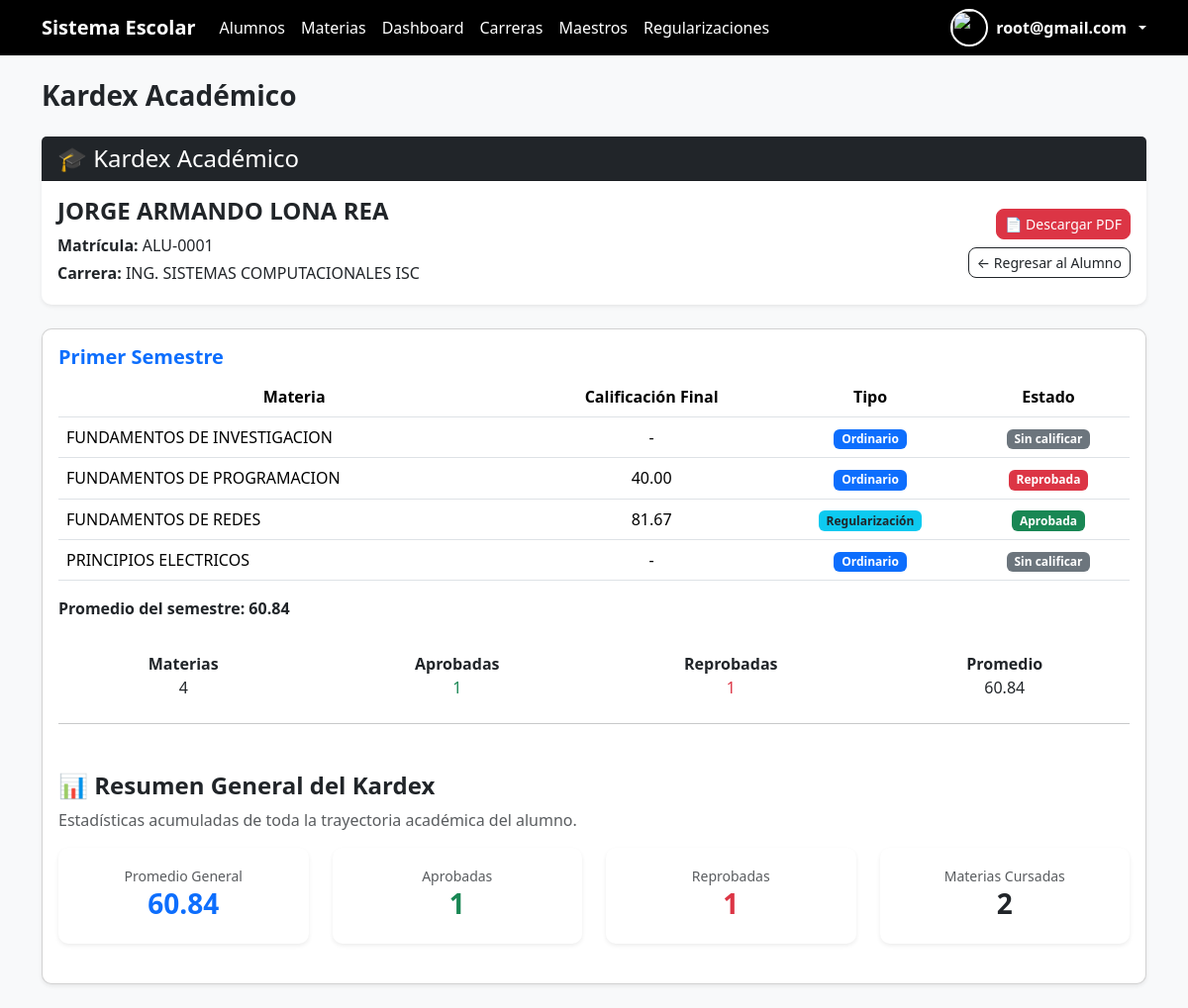
The page /alumnos/kardex/24/ (signed in) on the database its author committed.
### alumnos/models.py (models this page shows, shortened)
class Alumno(models.Model):
    user = models.OneToOneField(User, on_delete=models.CASCADE, null=True, blank=True)
    nombre = models.CharField(max_length=100)
    correo = models.EmailField()
    carrera = models.ForeignKey(Carrera, on_delete=models.CASCADE)
    materias = models.ManyToManyField(Materia, blank=True)
    matricula = models.CharField(
        max_length=20,
        unique=True,
        blank=True,
        null=True
    )
    foto = models.ImageField(
    upload_to='alumnos/',
    null=True,
    blank=True
    )

class Carrera(models.Model):
    nombre = models.CharField(max_length=100)
    def __str__(self):
        return self.nombre

class Materia(models.Model):
    nombre = models.CharField(max_length=100)
    clave = models.CharField(max_length=20)
    carreras = models.ManyToManyField(Carrera)
    maestro = models.ForeignKey(Maestro, on_delete=models.CASCADE, null=True, blank=True)
    DIA_CHOICES = [
    ('Lunes', 'Lunes'),
    ('Martes', 'Martes'),
    ('Miercoles', 'Miércoles'),
    ('Jueves', 'Jueves'),
    ('Viernes', 'Viernes'),
    ]
    dia = models.CharField(max_length=10, choices=DIA_CHOICES, null=True, blank=True)
    hora_inicio = models.TimeField(null=True, blank=True)
    hora_fin = models.TimeField(null=True, blank=True)
    SEMESTRE_CHOICES = [
        (1, '1° Semestre'),
        (2, '2° Semestre'),
        (3, '3° Semestre'),
        (4, '4° Semestre'),
        (5, '5° Semestre'),
        (6, '6° Semestre'),
        (7, '7° Semestre'),
        (8, '8° Semestre'),
    ]
    semestre = models.IntegerField(choices=SEMESTRE_CHOICES, default=1)

### alumnos/views.py (the view)
# urls.py: path('kardex/<int:id>/', views.kardex_alumno, name='kardex_alumno'),
@login_required
def kardex_alumno(request, id):
    alumno = Alumno.objects.get(id=id)
    if hasattr(request.user, 'alumno') and request.user.alumno.id != alumno.id:
        return redirect('lista_alumnos')
    datos_kardex = obtener_kardex(alumno)
    return render(
        request,
        'alumnos/kardex.html',
        {
            'alumno': alumno,
            **datos_kardex
        }
    )

### alumnos/context_processors.py (called while the page is built)
def roles_usuario(request):
    user = request.user
    if user.is_authenticated:
        return {
            'es_admin': user.is_superuser or user.groups.filter(name='admin').exists(),
            'es_maestro': user.groups.filter(name='maestro').exists(),
            'es_alumno': user.groups.filter(name='alumno').exists(),
        }
    return {}

### alumnos/models.py (called while the page is built)
    def calificacion_final(self):
        if self.calificacion < 70 and self.regularizacion is not None:
            return self.regularizacion
        return self.calificacion

### alumnos/templates/alumnos/kardex.html
{% extends 'base.html' %}
{% block content %}
<h3 class="fw-semibold mb-4">Kardex Académico</h3>
<div class="card shadow-sm border-0 mb-4">
    <div class="card-header bg-dark text-white">
        <h4 class="mb-0">🎓 Kardex Académico</h4>
    </div>
    <div class="card-body">
        <div class="row align-items-center">
            <div class="col-md-8">
                <h4 class="fw-bold mb-2">{{ alumno.nombre }}</h4>
                <p class="mb-1">
                    <strong>Matrícula:</strong> {{ alumno.matricula }}
                </p>
                <p class="mb-1">
                    <strong>Carrera:</strong> {{ alumno.carrera }}
                </p>
            </div>
            <div class="col-md-4 text-md-end">
                 <a href="{% url 'generar_kardex_pdf' alumno.id %}"
                    class="btn btn-danger btn-sm mb-2">
                     📄 Descargar PDF
                 </a>
                 <br>
                 <a href="{% url 'detalle_alumno' alumno.id %}"
                    class="btn btn-outline-dark btn-sm">
                     ← Regresar al Alumno
                 </a>
            </div>
        </div>
    </div>
</div>
{% for semestre, datos in kardex.items %}
<div class="card p-3 mb-4 shadow-sm">
    <h5 class="fw-bold text-primary">
       {{ datos.nombre }}
    </h5>
    <table class="table table-hover text-center align-middle">
        <thead>
            <tr>
                <th>Materia</th>
                <th>Calificación Final</th>
                <th>Tipo</th>
                <th>Estado</th>
            </tr>
        </thead>
        <tbody>
            {% for materia in datos.materias %}
            <tr>
                <td class="text-start">{{ materia.nombre }}</td>
                <td>
                    {% if materia.final %}
                        {{ materia.final }}
                    {% else %}
                        -
                    {% endif %}
                </td>
                <td>
                    {% if materia.tipo == 'Regularización' %}
                        <span class="badge bg-info text-dark">Regularización</span>
                    {% else %}
                        <span class="badge bg-primary">Ordinario</span>
                    {% endif %}
                </td>
                <td>
                    {% if materia.estado == 'Aprobada' %}
                        <span class="badge bg-success">Aprobada</span>
                    {% elif materia.estado == 'Reprobada' %}
                        <span class="badge bg-danger">Reprobada</span>
                    {% else %}
                        <span class="badge bg-secondary">Sin calificar</span>
                    {% endif %}
                </td>
            </tr>
            {% endfor %}
        </tbody>
    </table>
    <p class="fw-semibold">
        Promedio del semestre:
        {% if datos.promedio %}
            {{ datos.promedio }}
        {% else %}
            -
        {% endif %}
    </p>
    <div class="row mt-3 text-center">
        <div class="col">
            <strong>Materias</strong><br>
            {{ datos.cursadas }}
        </div>
        <div class="col">
            <strong>Aprobadas</strong><br>
            <span class="text-success">
                {{ datos.aprobadas }}
            </span>
        </div>
        <div class="col">
            <strong>Reprobadas</strong><br>
            <span class="text-danger">
                {{ datos.reprobadas }}
            </span>
        </div>
        <div class="col">
            <strong>Promedio</strong><br>
            {{ datos.promedio|default:"-" }}
        </div>
    </div>
<hr class="my-4">
{% empty %}
<div class="alert alert-warning">
    Este alumno no tiene materias inscritas.
</div>
{% endfor %}
<div class="mt-4 mb-3">
    <h4 class="fw-bold">
        📊 Resumen General del Kardex
    </h4>
    <p class="text-muted mb-0">
        Estadísticas acumuladas de toda la trayectoria académica del alumno.
    </p>
</div>
<div class="row mb-4">
    <div class="col-md-3">
        <div class="card text-center shadow-sm border-0">
            <div class="card-body">
                <small class="text-muted">Promedio General</small>
                <h3 class="fw-bold text-primary">
                    {{ promedio_general|default:"-" }}
                </h3>
            </div>
        </div>
    </div>
    <div class="col-md-3">
        <div class="card text-center shadow-sm border-0">
            <div class="card-body">
                <small class="text-muted">Aprobadas</small>
                <h3 class="fw-bold text-success">{{ aprobadas }}</h3>
            </div>
        </div>
    </div>
    <div class="col-md-3">
        <div class="card text-center shadow-sm border-0">
            <div class="card-body">
                <small class="text-muted">Reprobadas</small>
                <h3 class="fw-bold text-danger">{{ reprobadas }}</h3>
            </div>
        </div>
    </div>
    <div class="col-md-3">
        <div class="card text-center shadow-sm border-0">
            <div class="card-body">
                <small class="text-muted">Materias Cursadas</small>
                <h3 class="fw-bold text-dark">
                    {{ aprobadas|add:reprobadas }}
                </h3>
            </div>
        </div>
    </div>
</div>
{% endblock %}

### alumnos/templates/base.html (shortened to what this page needs)
{% load static %}
<!DOCTYPE html>
<html lang="es">
<head>
    <link href="https://cdn.jsdelivr.net/npm/bootstrap@5.3.7/dist/css/bootstrap.min.css" rel="stylesheet">
    <link rel="stylesheet" href="https://cdn.jsdelivr.net/npm/bootstrap-icons@1.11.3/font/bootstrap-icons.css">
</head>
<body>
{% if user.is_authenticated %}
<nav class="navbar navbar-expand-lg">
    <div class="container">
        <a class="navbar-brand" href="/alumnos/">
            Sistema Escolar
        </a>
        <div class="collapse navbar-collapse">
            <ul class="navbar-nav me-auto">
                {% if es_admin %}
                    <li class="nav-item">
                        <a class="nav-link" href="/alumnos">Alumnos</a>
                    </li>
                    <li class="nav-item">
                        <a class="nav-link" href="/alumnos/materias/">Materias</a>
                    </li>
                    <li class="nav-item">
                        <a class="nav-link" href="/alumnos/dashboard/">Dashboard</a>
                    </li>
                    <li class="nav-item">
                        <a class="nav-link" href="{% url 'lista_carreras' %}">Carreras</a>
                    </li>
                    <li class="nav-item">
                        <a class="nav-link" href="{% url 'lista_maestros' %}">Maestros</a>
                    </li>
                {% endif %}
                    {% if es_admin or es_maestro %}
                        <li class="nav-item">
                            <a class="nav-link" href="{% url 'lista_regularizaciones' %}">
                                Regularizaciones
                            </a>
                        </li>
                    {% endif %}
            </ul>
<div class="dropdown">
    <a class="d-flex align-items-center gap-2 text-white text-decoration-none dropdown-toggle"
       href="#"
       role="button"
       data-bs-toggle="dropdown">
        {% if es_admin and request.user.directivo %}
            {% if request.user.directivo.foto %}
                <img src="{{ request.user.directivo.foto.url }}" class="avatar-navbar">
            {% else %}
                <img src="{% static 'img/avatar.jpg' %}" class="avatar-navbar">
            {% endif %}
            <div class="d-none d-md-block">
                <div class="fw-bold">{{ request.user.directivo.nombre }}</div>
            </div>
        {% else %}
            <img src="{% static 'img/avatar.jpg' %}" class="avatar-navbar">
            <div class="d-none d-md-block">
                <div class="fw-bold">{{ request.user.username }}</div>
            </div>
        {% endif %}
    </a>
</div>
        </div>
    </div>
</nav>
{% endif %}
<div class="container mt-4">
    {% block content %}
    {% endblock %}
</div>
<div id="toast-container" class="position-fixed top-0 end-0 p-3" style="z-index: 9999;"></div>
</body>
</html>

### alumnos/templates/base.html (style rules this page uses)
body { background-color: #f8f9fa; }
.navbar { background-color: black; }
.navbar-brand { font-weight: bold; color: white; }
.nav-link { color: white; }
.card { border-radius: 10px; }
.btn { border-radius: 8px; }
.avatar-navbar { width:38px; height:38px; border-radius:50%; object-fit:cover; border:2px solid white; }

### rows shown on the page
Alumno: nombre "JORGE ARMANDO LONA REA", matricula "ALU-0001", carrera "ING. SISTEMAS COMPUTACIONALES ISC"
Materia: nombre "FUNDAMENTOS DE INVESTIGACION"
Materia: nombre "FUNDAMENTOS DE PROGRAMACION"
Materia: nombre "FUNDAMENTOS DE REDES"
Materia: nombre "PRINCIPIOS ELECTRICOS"

### other values the page prints
{{ request.user.username }} "root@gmail.com"
{{ datos.nombre }} "Primer Semestre"
{{ materia.final }} "40.00" "81.67"
{{ datos.promedio }} "60.84"
{{ datos.cursadas }} "4"
{{ datos.aprobadas }} "1"
{{ datos.reprobadas }} "1"
{{ datos.promedio|default:"-" }} "60.84"
{{ promedio_general|default:"-" }} "60.84"
{{ aprobadas }} "1"
{{ reprobadas }} "1"
{{ aprobadas|add:reprobadas }} "2"
